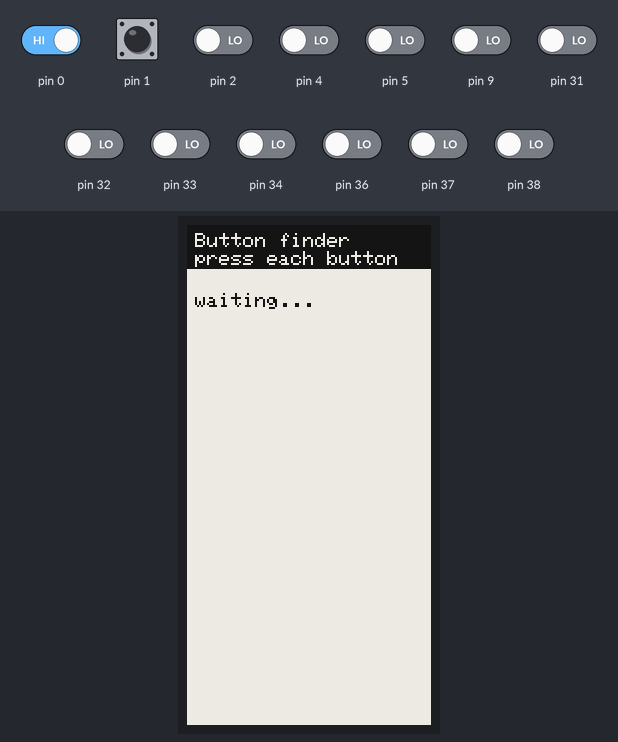
This sketch was run on a simulated Arduino Mega 2560, built for the host (arithmetic inside an expression is 32-bit, double 64-bit). Shown: 122×250 one-colour display. The inputs (shaded band) are chosen by the test bench; at power-on: pin 0 HIGH, pin 1, pin 2, pin 4, pin 5, pin 9, pin 31–34, pin 36–38 LOW. What the sketch prints to the serial monitor is not drawn.

Above: at 3.5 s.
3.6 s: pin 0 driven HIGH
At 4.8 s:
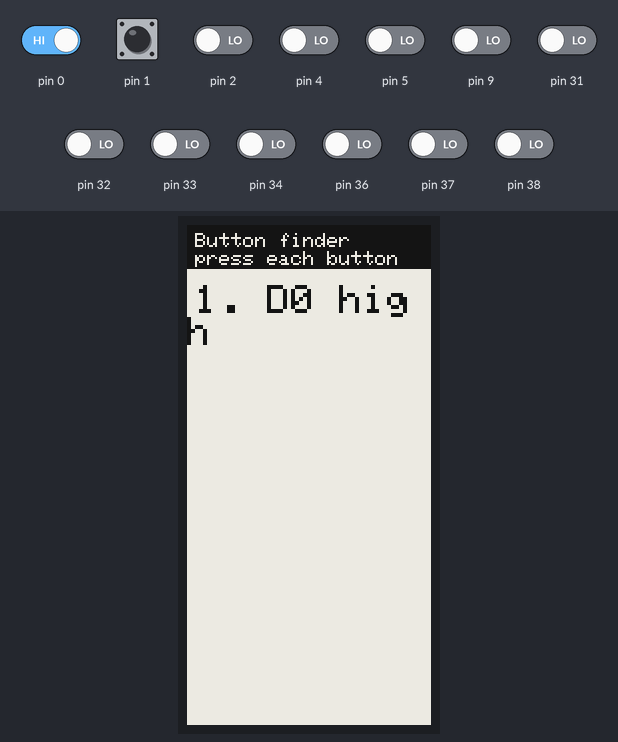
5.6 s: pin 1 pulsed HIGH 2 times (0.12 s each, 0.3 s apart)
At 10.4 s:
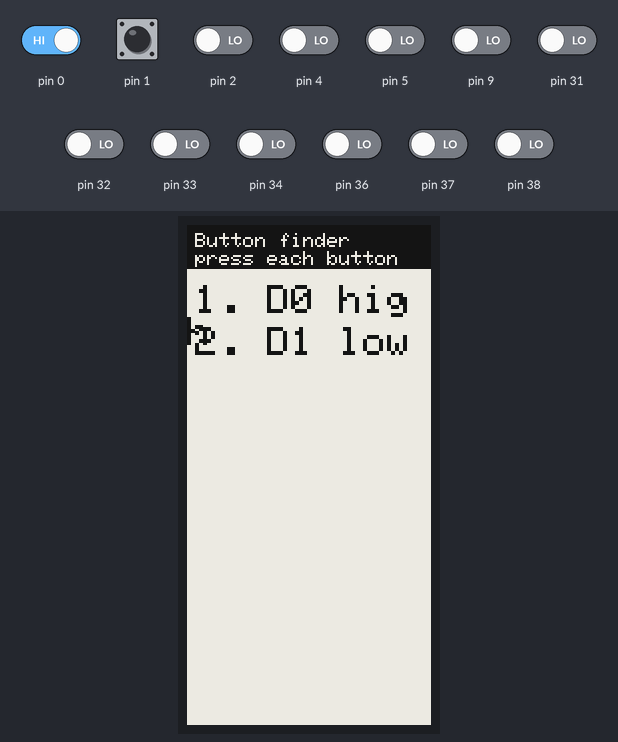
At 16.6 s:
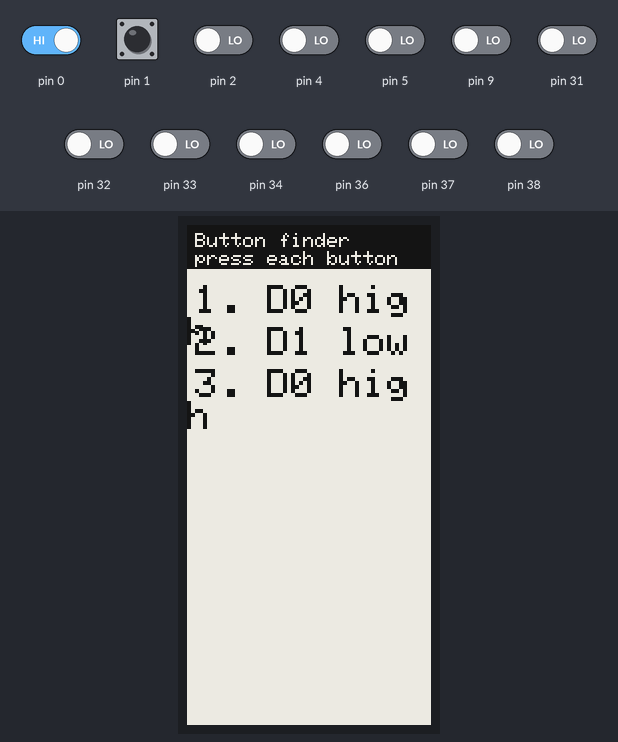
Timing chart, 0 to 17.1 s (numbered marks = the images above; inputs shaded):
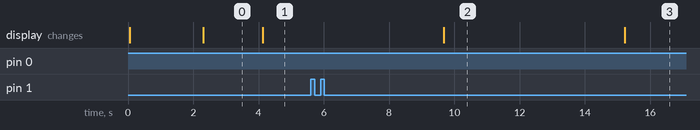

The sketch:

button_finder.ino
```cpp
// Finds which pins the EN05 board's buttons (and the reed switch) are wired to.
// Upload it, then press each button once, slowly, left to right. Each press
// shows a line on the screen such as "D1 low" (button pulls the pin to ground)
// or "D2 high" (button pulls it up). Also printed to Serial Monitor at 115200.
#include <GxEPD2_BW.h>
#include <SPI.h>

#define PIN_EPD_CS    7
#define PIN_EPD_DC    35
#define PIN_EPD_RST   30
#define PIN_EPD_BUSY  3
#define PIN_EPD_SCK   8
#define PIN_EPD_MOSI  10
#define PIN_EPD_POWER 6
#define PIN_NO_MISO   19

GxEPD2_BW<GxEPD2_213_GDEY0213B74, GxEPD2_213_GDEY0213B74::HEIGHT> epd(GxEPD2_213_GDEY0213B74(PIN_EPD_CS, PIN_EPD_DC, PIN_EPD_RST, PIN_EPD_BUSY));

// Every pin not used by the display. Arduino number and label.
struct Cand { uint8_t pin; const char* name; };
const Cand CANDS[] = {
  {0, "D0"}, {1, "D1"}, {2, "D2"}, {4, "D4"}, {5, "D5"}, {9, "D9"},
  {31, "D12"}, {32, "D13"}, {33, "D14"}, {34, "D15"}, {36, "D17"}, {37, "D18"}, {38, "D19"},
};
const int N = sizeof(CANDS) / sizeof(CANDS[0]);
uint8_t base[N];  // bit0 = reading with pull-up, bit1 = reading with pull-down

const int LOGN = 10;
char logLines[LOGN][24];
int logCount = 0;
int events = 0;

uint8_t sample(uint8_t pin) {
  pinMode(pin, INPUT_PULLUP);
  delayMicroseconds(200);
  uint8_t pu = digitalRead(pin);
  pinMode(pin, INPUT_PULLDOWN);
  delayMicroseconds(200);
  uint8_t pd = digitalRead(pin);
  return pu | (pd << 1);
}

void draw(bool full) {
  if (full) epd.setFullWindow();
  else epd.setPartialWindow(0, 0, epd.width(), epd.height());
  epd.firstPage();
  do {
    epd.fillScreen(GxEPD_WHITE);
    epd.fillRect(0, 0, epd.width(), 22, GxEPD_BLACK);
    epd.setTextColor(GxEPD_WHITE);
    epd.setTextSize(1);
    epd.setCursor(4, 4);
    epd.print("Button finder");
    epd.setCursor(4, 13);
    epd.print("press each button");
    epd.setTextColor(GxEPD_BLACK);
    epd.setTextSize(2);
    for (int i = 0; i < logCount; i++) {
      epd.setCursor(4, 30 + i * 21);
      epd.print(logLines[i]);
    }
    if (logCount == 0) {
      epd.setTextSize(1);
      epd.setCursor(4, 34);
      epd.print("waiting...");
    }
  } while (epd.nextPage());
}

void addLog(const char* s) {
  if (logCount == LOGN) {
    for (int i = 1; i < LOGN; i++) strcpy(logLines[i - 1], logLines[i]);
    logCount--;
  }
  strncpy(logLines[logCount], s, 23);
  logLines[logCount][23] = 0;
  logCount++;
}

void setup() {
  Serial.begin(115200);
  uint32_t t = millis();
  while (!Serial && millis() - t < 3000) delay(10);
  Serial.println("Button finder");
  pinMode(PIN_EPD_POWER, OUTPUT);
  digitalWrite(PIN_EPD_POWER, HIGH);
  delay(50);
  SPI.setPins(PIN_NO_MISO, PIN_EPD_SCK, PIN_EPD_MOSI);
  epd.init(0, true, 2, false);
  epd.setRotation(0);
  for (int i = 0; i < N; i++) base[i] = sample(CANDS[i].pin);
  Serial.print("idle states (pull-up/pull-down):");
  for (int i = 0; i < N; i++) {
    Serial.print(" ");
    Serial.print(CANDS[i].name);
    Serial.print("=");
    Serial.print(base[i] & 1);
    Serial.print("/");
    Serial.print(base[i] >> 1);
  }
  Serial.println();
  draw(true);
}

void loop() {
  for (int i = 0; i < N; i++) {
    uint8_t s = sample(CANDS[i].pin);
    if (s == base[i]) continue;
    delay(30);  // debounce: confirm
    s = sample(CANDS[i].pin);
    if (s == base[i]) continue;
    // pull-up reading went low = button to ground; pull-down reading went high = button to 3V3
    const char* how = (!(s & 1) && (base[i] & 1)) ? "low" : ((s & 2) && !(base[i] & 2)) ? "high" : "changed";
    char line[24];
    events++;
    snprintf(line, sizeof line, "%d. %s %s", events, CANDS[i].name, how);
    Serial.println(line);
    addLog(line);
    draw(false);
    uint32_t t0 = millis();
    while (sample(CANDS[i].pin) != base[i] && millis() - t0 < 5000) delay(10);  // wait for release
  }
  delay(10);
}
```

Measured:
- after the input at 3.6 s, the display: changes after 0.54 s (image 1)
- after the input at 5.6 s, the display: changes after 4.1 s (image 2)
- what the display in image 2 shows lasts 5.5 s, from 9.7 s to 15.2 s
